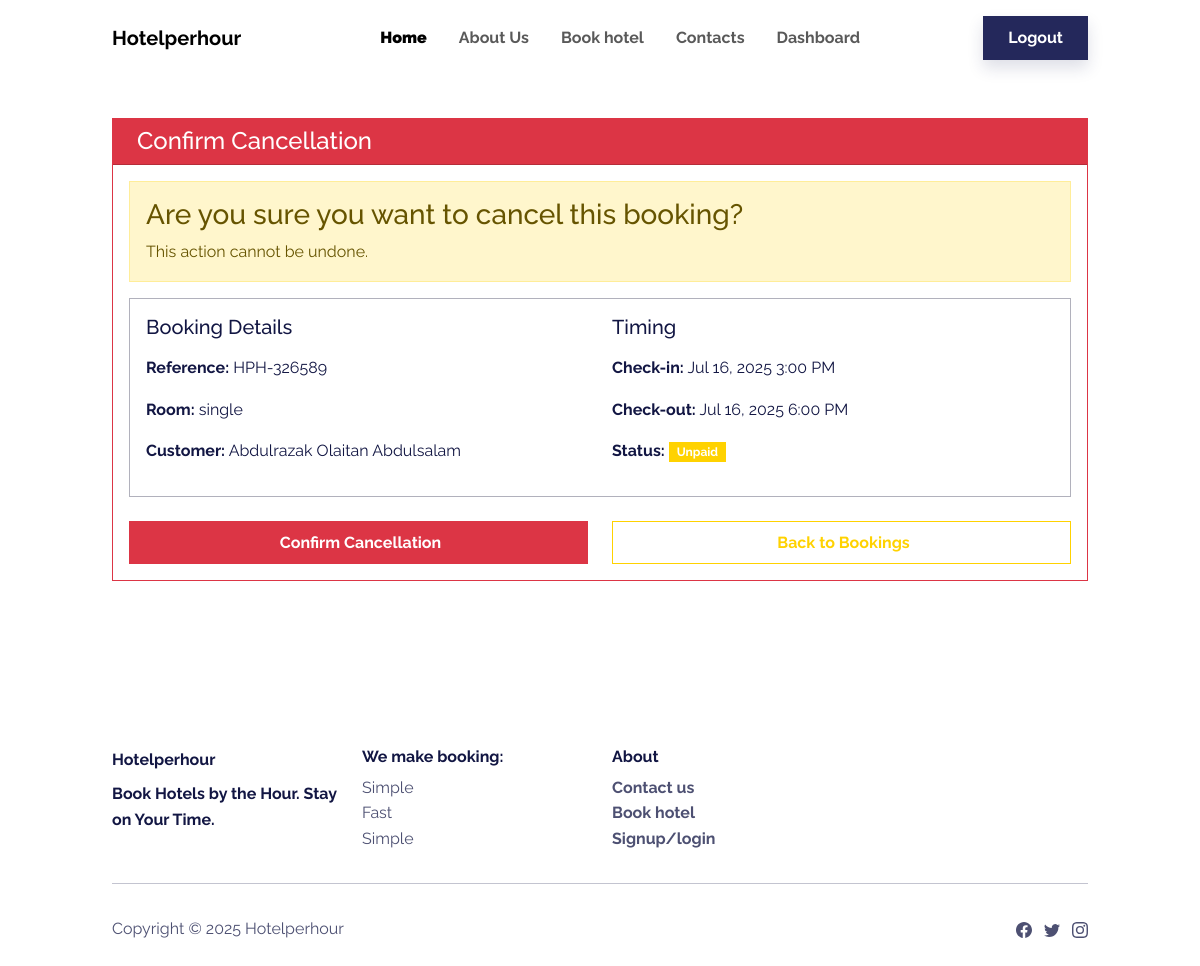
/hotels/hotels/paystack/bookings/16/confirm-cancel/ (signed in), run on the app's committed database.
### bookings/models.py (models this page shows, shortened)
class Booking(models.Model):
    user = models.ForeignKey(CustomUser, on_delete=models.CASCADE, null=True, blank=True)
    room = models.ForeignKey(Room, on_delete=models.CASCADE)
    check_in = models.DateTimeField()
    check_out = models.DateTimeField()
    total_hours = models.FloatField()
    is_paid = models.BooleanField(default=False)
    payment_reference = models.CharField(max_length=100, blank=True, null=True)
    name = models.CharField(max_length=100)
    email = models.EmailField(max_length=100, blank=True, null=True)
    phone_number = models.CharField(max_length=15)
    created_at = models.DateTimeField(auto_now_add=True)
    booking_reference = models.CharField(max_length=10, unique=True, editable=False)
    total_price = models.DecimalField(max_digits=10, decimal_places=2, default=0.00)
    service_charge = models.DecimalField(max_digits=10, decimal_places=2, default=0.00)
    total_amount = models.DecimalField(max_digits=10, decimal_places=2, default=0.00)
    extras = models.ManyToManyField(ExtraService, blank=True)

### hotels/models.py (models this page shows, shortened)
class Room(models.Model):
    hotel = models.ForeignKey(Hotel, on_delete=models.CASCADE, related_name='rooms')
    room_type = models.CharField(max_length=100)
    price_per_hour = models.DecimalField(max_digits=10, decimal_places=2, validators=[MinValueValidator(0)])
    image = models.ImageField(upload_to='rooms/images/', null=True, blank=True, default='images/default_room.jpg')
    description = models.TextField()
    capacity = models.IntegerField()
    is_available = models.BooleanField(default=True)

### hotels/views.py (the view)
    def wrapper(request, *args, **kwargs):
        if not request.user.is_hotel_owner:
            return redirect('dashboard')
        return view_func(request, *args, **kwargs)

### hotels/views.py (called while the page is built)
def hotel_owner_required(view_func):
    def wrapper(request, *args, **kwargs):
        if not request.user.is_hotel_owner:
            return redirect('dashboard')
        return view_func(request, *args, **kwargs)
    return wrapper

@login_required
@hotel_owner_required
def confirm_cancel_booking(request, slug, booking_id):
    hotel = get_object_or_404(Hotel, slug=slug, owner=request.user)
    booking = get_object_or_404(Booking, id=booking_id, room__hotel=hotel)
    return render(request, 'hotels/cancel_booking2.html', {
        'hotel': hotel,
        'booking': booking
    })

### templates/hotels/cancel_booking2.html (shortened to what this page needs)
{% extends 'base2.html' %}
{% block content %}
<div class="container my-5">
    <div class="card border-danger">
        <div class="card-header bg-danger text-white">
            <h2 class="h4 mb-0">Confirm Cancellation</h2>
        </div>
        <div class="card-body">
            <div class="alert alert-warning">
                <h3 class="alert-heading">Are you sure you want to cancel this booking?</h3>
                <p class="mb-0">This action cannot be undone.</p>
            </div>
            <div class="border rounded p-3 mb-4">
                <div class="row">
                    <div class="col-md-6">
                        <h5 class="mb-3">Booking Details</h5>
                        <p><strong>Reference:</strong> {{ booking.booking_reference }}</p>
                        <p><strong>Room:</strong> {{ booking.room.room_type }}</p>
                        <p><strong>Customer:</strong> {{ booking.name }}</p>
                    </div>
                    <div class="col-md-6">
                        <h5 class="mb-3">Timing</h5>
                        <p><strong>Check-in:</strong> {{ booking.check_in|date:"M d, Y g:i A" }}</p>
<p><strong>Check-out:</strong> {{ booking.check_out|date:"M d, Y g:i A" }}</p>
                        <p><strong>Status:</strong>
                            {% if booking.is_paid %}
                                <span class="badge bg-success">Paid</span>
                            {% else %}
                                <span class="badge bg-warning">Unpaid</span>
                            {% endif %}
                        </p>
                    </div>
                </div>
            </div>
            <div class="row">
                <div class="col-12 col-md-6 mb-2 mb-md-0">
                    <form method="post" action="{% url 'cancel_booking' slug=hotel.slug booking_id=booking.id %}">
                        <button type="submit" class="btn btn-danger w-100">
                             Confirm Cancellation
                        </button>
                    </form>
                </div>
                <div class="col-12 col-md-6">
                    <a href="{% url 'hotel_bookings' slug=hotel.slug %}" class="btn btn-outline-secondary w-100">
                         Back to Bookings
                    </a>
                </div>
            </div>
        </div>
    </div>
</div>
{% endblock %}

### templates/base2.html (style rules this page uses)
body { padding-top: 70px; }

### data on the page
Booking: booking_reference "HPH-326589", room.room_type "single", name "Abdulrazak Olaitan Abdulsalam", check_in "Jul 16, 2025 3:00 PM", check_out "Jul 16, 2025 6:00 PM"
